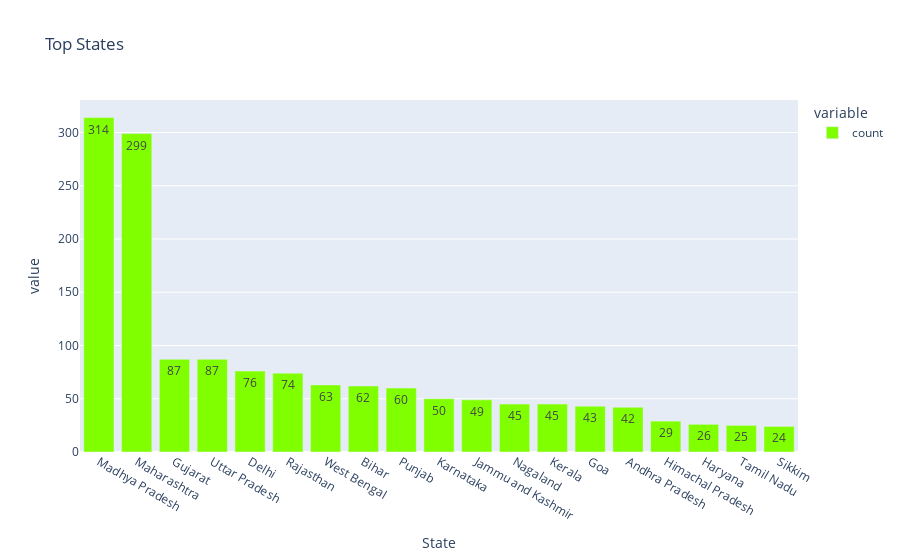

Here is the notebook cell this chart was saved with:
### Code cell
iplot(px.bar(merged_df["State"].value_counts(),
             text_auto = True,
             title = 'Top States',
             color_discrete_sequence=["#7FFF00"],
).update_xaxes(type=('category')))

### Figure 1 — Plotly figure (JSON) as saved in the notebook; plotly's stock layout.template omitted (floating-point values rounded to 4 significant figures)
{"data": [{"alignmentgroup": "True", "hovertemplate": "variable=count<br>State=%{x}<br>value=%{y}<extra></extra>", "legendgroup": "count", "marker": {"color": "#7FFF00", "pattern": {"shape": ""}}, "name": "count", "offsetgroup": "count", "orientation": "v", "showlegend": true, "textposition": "auto", "texttemplate": "%{y}", "type": "bar", "x": ["Madhya Pradesh", "Maharashtra", "Gujarat", "Uttar Pradesh", "Delhi", "Rajasthan", "West Bengal", "Bihar", "Punjab", "Karnataka", "Jammu and Kashmir", "Nagaland", "Kerala ", "Goa", "Andhra Pradesh", "Himachal Pradesh", "Haryana", "Tamil Nadu", "Sikkim"], "xaxis": "x", "y": [314, 299, 87, 87, 76, 74, 63, 62, 60, 50, 49, 45, 45, 43, 42, 29, 26, 25, 24], "yaxis": "y"}], "layout": {"barmode": "relative", "legend": {"title": {"text": "variable"}, "tracegroupgap": 0}, "title": {"text": "Top States"}, "xaxis": {"anchor": "y", "domain": [0, 1], "title": {"text": "State"}, "type": "category"}, "yaxis": {"anchor": "x", "domain": [0, 1], "title": {"text": "value"}}}}
